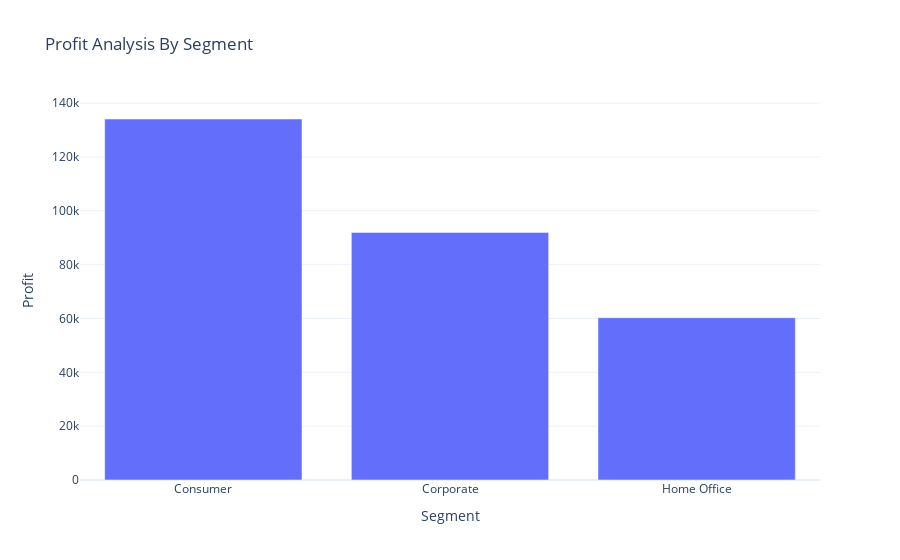

Notebook code for this chart:
### Code cell
fig = px.bar(profit_by_cust,
            x = "Segment",
            y = "Profit",
            title = "Profit Analysis By Segment")
fig.show()

### Figure 1 — Plotly figure (JSON) as saved in the notebook; plotly's stock layout.template omitted (floating-point values rounded to 4 significant figures)
{"data": [{"alignmentgroup": "True", "hovertemplate": "Segment=%{x}<br>Profit=%{y}<extra></extra>", "legendgroup": "", "marker": {"color": "#636efa", "pattern": {"shape": ""}}, "name": "", "offsetgroup": "", "orientation": "v", "showlegend": false, "textposition": "auto", "type": "bar", "x": ["Consumer", "Corporate", "Home Office"], "xaxis": "x", "y": [134100.0, 91980.0, 60300.0], "yaxis": "y"}], "layout": {"autosize": true, "barmode": "relative", "legend": {"tracegroupgap": 0}, "title": {"text": "Profit Analysis By Segment"}, "xaxis": {"anchor": "y", "autorange": true, "domain": [0, 1], "range": [-0.5, 2.5], "title": {"text": "Segment"}, "type": "category"}, "yaxis": {"anchor": "x", "autorange": true, "domain": [0, 1], "range": [0, 141200.0], "title": {"text": "Profit"}, "type": "linear"}}}
